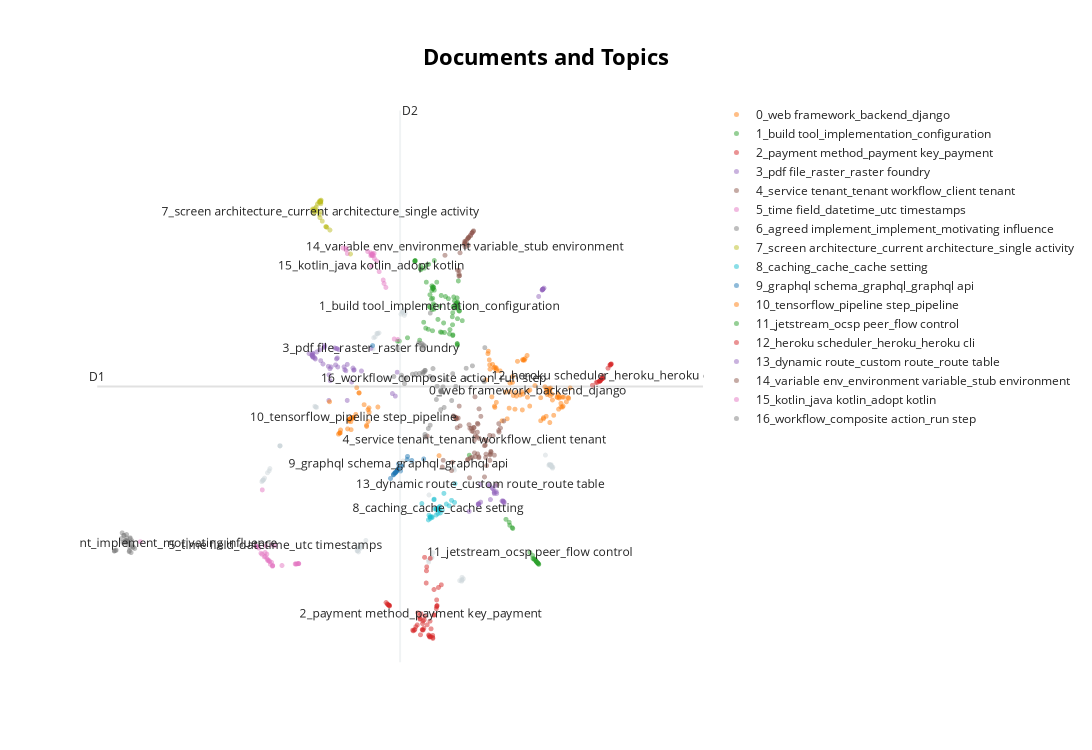

The notebook cell this image was saved under:
### Code cell
bert_topic_1.visualize_documents(outlier_documents, embeddings=outlier_embeddings)
